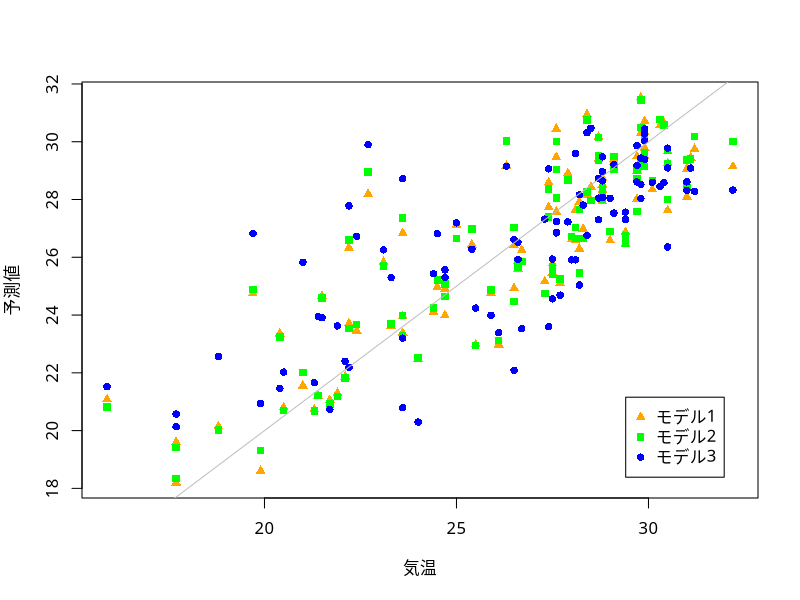

The R script that drew this image:
### 東京都の気候による例
mydata <- subset(subset = 月%in%7:9, select = -c(年,月,日),
                 x=read.csv("tokyo-weather.csv",fileEncoding="utf8"))
## 気温を目的変数, それ以外を説明変数
est1 <- lm(気温 ~ ., data=mydata)
summary(est1)
## 気温を目的変数, 風速と湿度を説明変数から除く
est2 <- lm(気温 ~ . -風速 -湿度, data=mydata)
summary(est2)
## 気温を目的変数, さらに切片を除く
## 原点を通るため，決定係数は一見高くなる場合があるので注意
est3 <- lm(気温 ~ . -風速 -湿度 -1, data=mydata)
summary(est3)

## 結果を図示
par(family="HiraginoSans-W4") # 日本語フォントの指定 (MacOSXの例)
plot(mydata$気温, predict(est1), col="orange", pch=17,  # 三角 
     xlab="気温", ylab="予測値")
points(mydata$気温, predict(est2), col="green", pch=15) # 四角
points(mydata$気温, predict(est3), col="blue", pch=16)  # 丸
abline(0,1,col="gray",lwd=1)
legend("bottomright",inset=.05, # 凡例の作成
       col=c("orange","green","blue"), pch=c(17,15,16), 
       legend=c("モデル1","モデル2","モデル3"))
